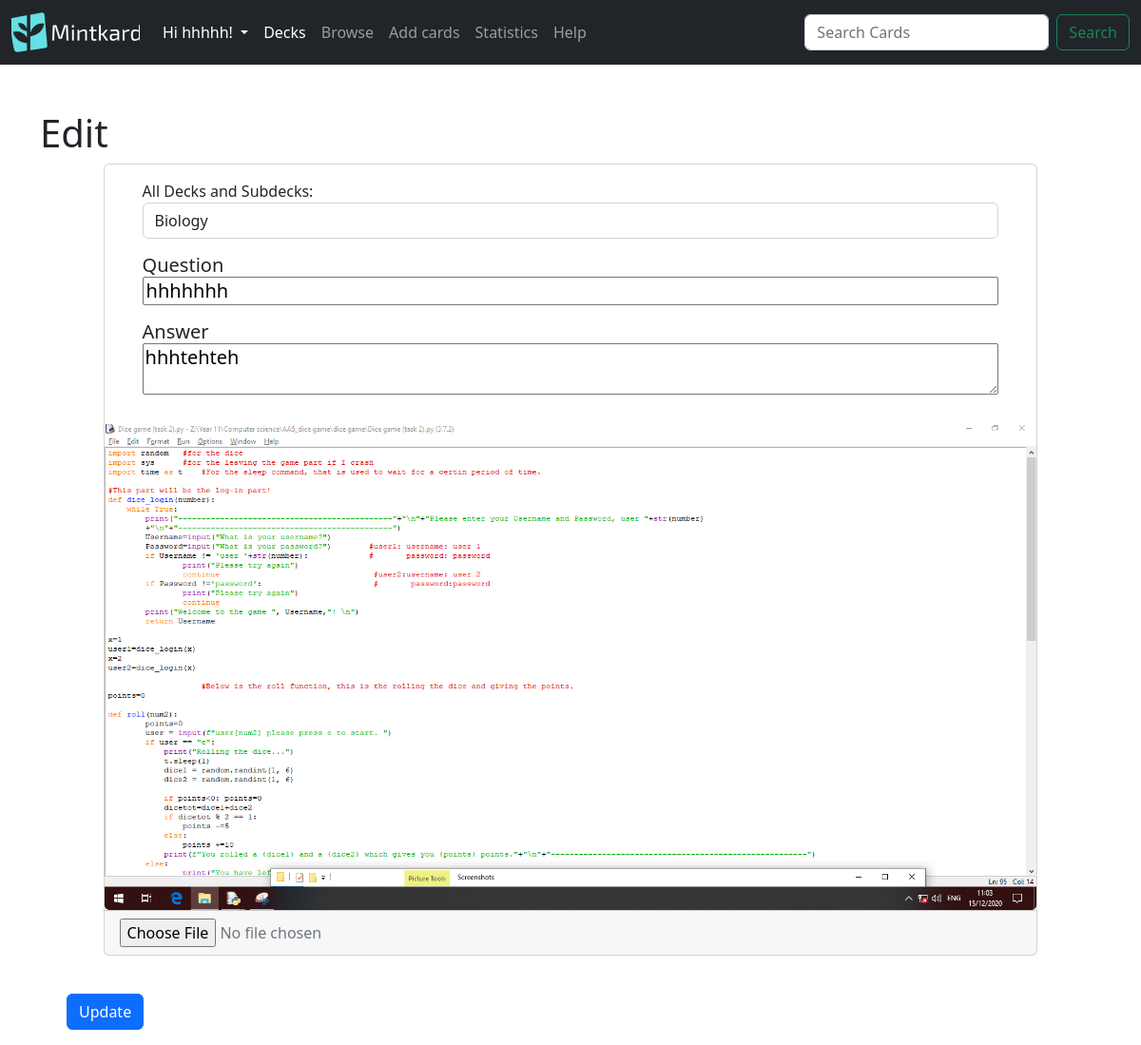
Screenshot of /decks/edit/12 (signed in) with the database file from the repository.
### mintkard/models.py (models this page shows, shortened)
class User(db.Model,UserMixin):
    id = db.Column(db.Integer,primary_key= True)
    username = db.Column(db.String(100), unique = True)
    email = db.Column(db.String(75),unique=True)
    password = db.Column(db.String(150))
    decks = db.relationship('Deck',backref = 'user_decks',lazy=True)#stores all the decks that the owner owns, in the parents class

class Deck(db.Model):
    id = db.Column(db.Integer, primary_key=True)
    name = db.Column(db.String(100),nullable=False)
    description = db.Column(db.String(100))
    date = db.Column(db.DateTime(timezone=True),default=func.now())
    image_hash = db.Column(db.String, nullable=True)#new
    parent_id = db.Column(db.Integer, db.ForeignKey('deck.id'))#This is the foreign key for the parent deck
    children_deck = db.relationship('Deck',backref=db.backref('parent', remote_side=[id]),primaryjoin='Deck.parent_id == Deck.id')#This is the relationship for the child deck, the backref is the parent deck, the primaryjoin is the foreign key for the child deck
    cards = db.relationship('Card',lazy= True,cascade='all, delete-orphan',backref='deck')#cascade will delete all the cards in the deck if its deleted
    user_id = db.Column(db.Integer, db.ForeignKey('user.id'))

class Card(db.Model):
    id = db.Column(db.Integer, primary_key=True)#Primary key
    question = db.Column(db.String(200))
    answer = db.Column(db.String(400))
    last_study = db.Column(db.DateTime(timezone=True))
    is_new = db.Column(db.Boolean, default=True)
    interval = db.Column(db.Integer)
    easiness_factor = db.Column(db.Integer)
    quality = db.Column(db.Integer)
    image_hash = db.Column(db.String, nullable=True)#new
    deck_id = db.Column(db.Integer, db.ForeignKey('deck.id'))#One to many relationship with decks

### mintkard/decks.py (the view, shortened to what this page needs)
@login_required
@decks.route('/edit/<int:card_id>',methods=['GET','POST'])
def edit(card_id):
    if not user_owned_card(card_id):
        return redirect(url_for('decks.decks_route'),code=301)
    try:
        decks = [deck for deck in g.fmanager.user.decks if deck.parent_id == None]# used in the filter dropdown option
    except Exception as e:
        flash('Error locating decks: {}'.format(e),category='danger')
    try:
        current_card = Card.query.filter_by(id=card_id).first()
    except Exception as e:
        flash('Error : {}'.format(e),category='danger')
    if current_card is None:
        flash('Card id cannot be found',category='danger')
    current_card = Card.query.filter_by(id=card_id).first()
    return render_template("edit.html",card=current_card,decks=decks)

### mintkard/decks.py (called while the page is built)
@decks.before_request
@login_required
def before_request():
    try:
        g.fmanager = FlashcardManager(user=current_user.id, app=current_app)
        g.fmanagerstats = FlashcardManagerStats(user=current_user.id, app=current_app)
        g.fmanagerstats_public = FlashcardManagerPublicStats(user=None,app=current_app)#there is no user as it gets the apps average data
    except Exception as e:
        flash('Error inilizing flashcard manager: {}'.format(e),category='danger')

def user_owned_card(card_id):
    result = db.session.execute("""
        SELECT deck.user_id
        FROM card card
        INNER JOIN deck deck ON card.deck_id = deck.id
        WHERE card.id = {}
    """.format(card_id))
    if result.fetchone()[0] == current_user.id:
        return True
    return False

### mintkard/templates/edit.html (shortened to what this page needs)
{% extends 'layout.html' %}
{% block body %}
<form method="POST" enctype="multipart/form-data">
  <h1 >Edit</h1>
  <div class="container-fluid">
    <div class="card mx-auto" style="width: 90%; height: 100%;">
      <div class="card-body mx-4">
        <div class="form-group">
          <label for="deck-filter">All Decks and Subdecks:</label>
          <select class="form-control" name="deck" required>
            {% set found_deck = decks | selectattr("id", "equalto", card.deck_id) | first %}
            {% if found_deck %}
              <option selected value="same">{{found_deck.name}}</option>
            {% else %}
              <option selected>{{card.deck_id}}</option>
            {% endif %}
          </select>
        </div>
        <h5 class="card-title my-3">
          <label for="card-question">Question</label>
          <input type="text" style="width: 100%" name="card-question" value="{{card.question}}">
        </h5>
        <h5>
        <label for="card-title">Answer</label>
          <p class="card-text">
          <textarea style="width: 100%" name="card-answer">{{card.answer}}</textarea>
          </p>
        </h5>
      </div>
      {% if card.image_hash %}
        <img src="/static/user_images/{{card.image_hash}}" class="card-img-bottom" alt="card image">
      {% endif %}
      <div class="card-footer text-muted">
        <input type="file" name="image" accept="image/*">
      </div>
    </div>
    <br>
    <input class="btn btn-primary m-3" value="Update" type="submit" ></input>
  </div>
  </form>
{% endblock %}

### mintkard/templates/layout.html (shortened to what this page needs)
<!DOCTYPE html>
<html lang="en">
<head>
    <link rel="stylesheet" href="https://cdnjs.cloudflare.com/ajax/libs/font-awesome/4.7.0/css/font-awesome.min.css">
</head>
<link href="https://cdn.jsdelivr.net/npm/bootstrap@5.2.3/dist/css/bootstrap.min.css" rel="stylesheet"
>
<body>
    <nav class="navbar navbar-expand-lg navbar-dark bg-dark">
        <div class="container-fluid">
            <a class="navbar-brand" href="/home"><img src="/static/logo.png" alt="Mintkard" width="135" height="42"></a>
            <div class="collapse navbar-collapse" id="navbarSupportedContent">
                <ul class="navbar-nav me-auto mb-2 mb-lg-0">
                    {% if current_user.is_authenticated %}
                    <li class="nav-item dropdown">
                        <a class="nav-link dropdown-toggle" href="#" id="navbarDropdown" role="button" data-bs-toggle="dropdown" aria-expanded="false" style="color:white">
                            Hi {{ current_user.username }}!
                        </a>
                    </li>
                    <li class="nav-item">
                        <a class="nav-link active" aria-current="page" href="/decks/">Decks</a>
                    </li>
                    <li class="nav-item">
                        <a class="nav-link" href="/decks/browse">Browse</a>
                    </li>
                    <li class="nav-item">
                        <a class="nav-link" href="/decks/create">Add cards</a>
                    </li>
                    <li class="nav-item">
                        <a class="nav-link" href="/decks/stats">Statistics</a>
                    </li>
                    <li class="nav-item">
                        <a class="nav-link" href="/decks/help">Help</a>
                    </li>
                    {% endif %}
                </ul>
                <form  action ="{{url_for('decks.browse')}}" class="d-flex">
                    <input class="form-control me-2" name ="search" type="search" placeholder="Search Cards" aria-label="Search">
                    <button class="btn btn-outline-success" type="submit">Search</button>
                </form>
            </div>
        </div>
    </nav>
    <div class="container mt-5">
    {% block body %}{% endblock %}
    </div>
</body>
</html>

### rows the page displays
User: username "hhhhh"
Deck: deck "Biology"
Card: card-question "hhhhhhh", card-answer "hhhtehteh", image_hash (picture)
